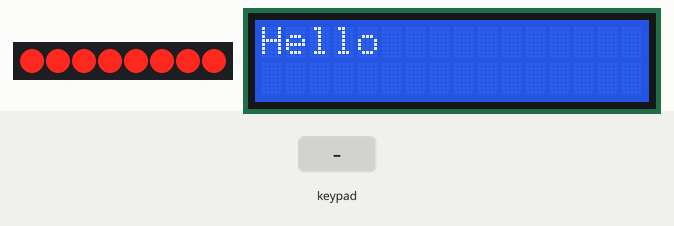
Bench run of a sketch on a simulated Arduino Uno, built with avr-gcc and run on an emulated ATmega328P. Parts: 8 port-expander outputs drawn as a row of LEDs (first output left, lit = HIGH), 16×2 character LCD. Wiring (inferred from the names in the program): 4×3 keypad with keys 1 2 3 4 5 6 7 8 9 * 0 # (labels assumed): rows pin 7, pin 8, pin 9, pin 10; columns pin 11, pin 12, pin 13; PCF8574 port expander at I2C address 0x27. Wiring (inferred from the signals the program sends): row of LEDs: on Q0, Q1, Q2, Q3, Q4, Q5, Q6, Q7. The test bench sets the inputs (shaded band). What the sketch prints to the serial monitor is not drawn.

Above: at 1.2 s.
1.3 s: keypad keys 1 2 # pressed 0.4 s apart
At 2.9 s:
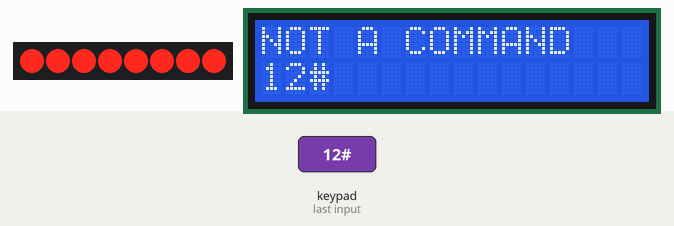
4.0 s: key '*' pressed
At 5.4 s:
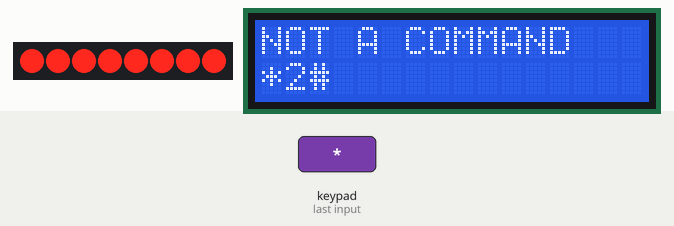
5.7 s: keypad keys 2 5 * pressed 0.4 s apart
At 7.5 s:
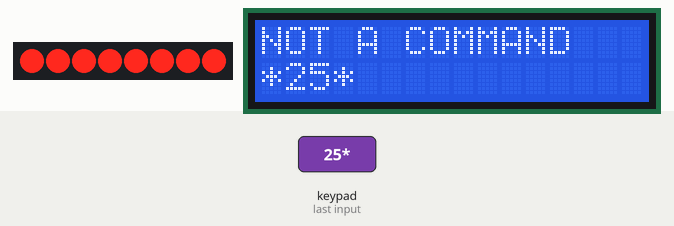
8.4 s: key '#' pressed
At 8.9 s:
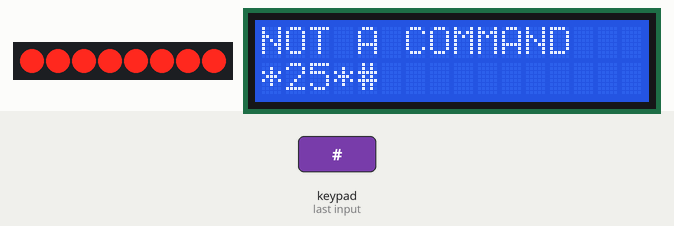
10.1 s: keypad keys 2 5 # pressed 0.4 s apart
At 12.0 s:
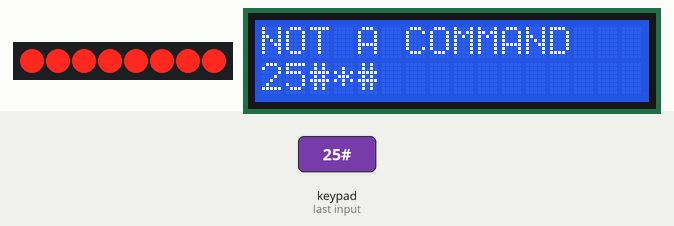
Timing chart, 0 to 13.5 s (numbered marks = the images above; inputs shaded):
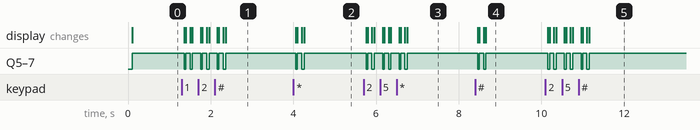

Measured:
- after the input at 1.3 s, Q5–7: HIGH → LOW after 0.06 s, then repeats every 0.40 s: HIGH 0.10 s, LOW 0.06 s, HIGH 0.20 s, LOW 0.04 s, until it stays HIGH from 2.4 s; the display: first changes after 0.06 s (image 1 shows a later state)
- after the input at 4.0 s, Q5–7: alternates HIGH for 0.10 s and LOW for 0.05 s, 4 changes in all, then stays HIGH, starting after 0.06 s; the display: first changes after 0.06 s (image 2 shows a later state)
- after the input at 5.7 s, Q5–7: HIGH → LOW after 0.06 s, then repeats every 0.40 s: HIGH 0.10 s, LOW 0.06 s, HIGH 0.20 s, LOW 0.04 s, until it stays HIGH from 6.8 s; the display: first changes after 0.06 s (image 3 shows a later state)
- after the input at 8.4 s, Q5–7: alternates HIGH for 0.10 s and LOW for 0.05 s, 4 changes in all, then stays HIGH, starting after 0.06 s; the display: first changes after 0.06 s (image 4 shows a later state)
- after the input at 10.1 s, Q5–7: HIGH → LOW after 0.06 s, then repeats every 0.40 s: HIGH 0.10 s, LOW 0.06 s, HIGH 0.20 s, LOW 0.04 s, until it stays HIGH from 11.2 s; the display: first changes after 0.06 s (image 5 shows a later state)

The sketch:

2023_07_03.ino
```cpp
//--------------------------------DEFINIÇÕES INICIAIS DE VARIÁVEIS-----------------------------------

#include <LiquidCrystal.h>
// Display 16x2
const int rs = 6, en = 5, d4 = 4, d5 = 3, d6 = 2, d7 = A0; //configura os pinos que serão usados no display
LiquidCrystal lcd(rs, en, d4, d5, d6, d7);

// Pinos associados ao teclado matricial
const int row_1 = 7;
const int row_2 = 8;
const int row_3 = 9;
const int row_4 = 10;
const int col_1 = 11;
const int col_2 = 12;
const int col_3 = 13;

//Timer 0
int volatile count_ISR =0;

// Declaração das variáveis
int estado; // estado para a máquina de estados
int volatile tempo; // variável auxiliar para debounce
boolean flag_tecla; // flag para informar se identificou tecla
String tecla; // variável para qual tecla foi identificada
String typed = ""; // concatena teclas que foram digitadas

//Arrays
int C[3]; //array para informação das colunas
int Ca[3]; // array para mudança na coluna
int C_ones[3] = {1,1,1}; //array de uns (colunas em nível alto) para comparação
int L[4]; //array para informação das linhas

// Para o sensor de temperatura LM35
const int LM35_pin = A1; // pino para o sensor
int medidaSensor; // variável para medida
float temperatura; // variável para temperatura (medida em mV convertida para Celsius)
boolean flag_temperature; // indica se a temperatura deve ser medida

// Display de 7 segmentos
#include <Wire.h> // importa biblioteca para comunicação via protocolo I2C
unsigned int I2Cvar = 0b00000000; //variável para comunicação via protocolo I2C
int digit_to_display; //numero que sera mostrado em um display específico
//variável para cada um dos dígitos da temperatura medida
int temp1;
int temp2;
int temp3;
int temp4;
int temp_to_save;
String hex_temp;

// EEPROM
int memory_size = 2048;
const byte device_address = 0x50;
unsigned char read_byte;
int count_medidas = 0;
byte firstByte;
byte secondByte;

//--------------------------------------SETUP----------------------------------------
void setup() {
  // configura interrupções periódicas associadas ao timer 0
  configuracao_Timer0();
  sei();// permite interruções

  //Configura pinos do teclado matricial
  // linhas são saídas e colunas são entradas
  pinMode(row_1,OUTPUT);
  pinMode(row_2,OUTPUT);
  pinMode(row_3,OUTPUT);
  pinMode(row_4,OUTPUT);
  pinMode(col_1,INPUT);
  pinMode(col_2,INPUT);
  pinMode(col_3,INPUT);

  // Display 16x2
  lcd.begin (16,2); //inicializa
  lcd.print("Hello"); // printa mensagem inicial
  lcd.setCursor(0, 1); // cursor na segunda linha

  // Interface Serial
  Serial.begin(9600);
  Serial.println("oi");

  // Comunicação via I2C
  Wire.begin();
}

void configuracao_Timer0(){
  /////////////////////////////////////////////////////////////////////////////////////////////////////////////
  // Configuracao Temporizador 0 (8 bits) para gerar interrupcoes periodicas a cada 1.6ms no modo Clear Timer on Compare Match (CTC)
  // Relogio = 16e6 Hz
  // Prescaler = 1024
  // Faixa = 24 (contagem de 0 a OCR0A = 24)
  // Intervalo entre interrupcoes: (Prescaler/Relogio)*Faixa = (1024/16e6)*(24+1) = 1.6ms

  // TCCR0A – Timer/Counter Control Register A
  // COM0A1 COM0A0 COM0B1 COM0B0 – – WGM01 WGM00
  // 0      0      0      0          1     0
  TCCR0A = 0x02;

  // OCR0A – Output Compare Register A
  OCR0A = 24;

  // TIMSK0 – Timer/Counter Interrupt Mask Register
  // – – – – – OCIE0B OCIE0A TOIE0
  // – – – – – 0      1      0
  TIMSK0 = 0x02;

  // TCCR0B – Timer/Counter Control Register B
  // FOC0A FOC0B – – WGM02 CS02 CS01 CS0
  // 0     0         0     1    0    1
  TCCR0B = 0x05;
  ////////////////////////////////////////////////////////////////////////////////////////////
}

ISR(TIMER0_COMPA_vect){// a cada interrupção periódica do timer 0 (a cada 1.6ms)
  count_ISR += 1; // conta número de interrupções do temporizador (número de vezes que entrou nessa função)
  }


void tecla_para_comando(String tecla){
  // Identifica a tecla e printa
  // O display inicia com Hello na primeira linha e dando display
  // dos caracteres digitados na segunda linha

  //Display da tecla identificada
  lcd.print(tecla);

  if(tecla=="#"){
    identify_command();
    typed = "";
  }
  else if(tecla=="*"){
    typed = "";
  }

  else{
    typed += tecla;
  }

  Serial.println(typed);
}

void identify_command(){
  if(typed=="1"){
      Serial.println("reset");
      lcd.setCursor(0, 0);
      lcd.println("                ");
      lcd.setCursor(0, 0);
      lcd.print("RESET   ");
      lcd.setCursor(0, 1);

      erase_eeprom();
  }

  else if(typed=="2"){
      lcd.setCursor(0, 0);
      lcd.println("                ");
      lcd.setCursor(0, 0);
      lcd.print("STATUS");
      lcd.setCursor(0, 1);

      lcd.print(count_medidas/2);
      lcd.print(" med  ");

      lcd.print(1024-count_medidas/2);
      lcd.print(" disp");

  }

  else if(typed=="3"){
      lcd.setCursor(0, 0);
      lcd.println("                ");
      lcd.setCursor(0, 0);
      lcd.print("BEGIN   ");
      lcd.setCursor(0, 1);

      flag_temperature = true;
  }

 else if(typed=="4"){
      lcd.setCursor(0, 0);
      lcd.println("                ");
      lcd.setCursor(0, 0);
      lcd.print("END     ");
      lcd.setCursor(0, 1);

      flag_temperature = false;
  }

 else if(typed=="5"){
      lcd.setCursor(0, 0);
      lcd.println("                ");
      lcd.setCursor(0, 0);
      lcd.print("TRANSFER");
      lcd.setCursor(0, 1);
  }

  else{
      lcd.setCursor(0, 0);
      lcd.println("                ");
      lcd.setCursor(0, 0);
      lcd.print("NOT A COMMAND");
      lcd.setCursor(0, 1);
  }
}

// Função auxiliar que compara arrays e retorna true se todos elementos forem iguais
bool compareArrays(int array1[], int array2[], int size) {
  for (int i = 0; i < size; i++) {
    if (array1[i] != array2[i]) { // caso algum elemento seja diferente
      return false; // retorna false
    }
  }
  return true; // se nenhum elemento foi diferente, retorna true
}

// Função para descobrir qual tecla foi apertada
String descobre_tecla(int Ca[3],int L[4]){
  // Variáveis de entrada são
  // Array L com o estado da linha
  // Array Ca com o estado das colunas no momento da mudança

  // Arrays auxiliares para indicar linhas e colunas específicas
  int arrL1[] = {0,1,1,1};
  int arrL2[] = {1,0,1,1};
  int arrL3[] = {1,1,0,1};
  int arrL4[] = {1,1,1,0};

  int arrCa1[] = {0,1,1};
  int arrCa2[] = {1,0,1};
  int arrCa3[] = {1,1,0};

  // Compara arrays de linha e coluna com os auxiliares para identificar a tecla acionada
  if(compareArrays(L, arrL1,4) && compareArrays(Ca,arrCa1,3)){
    tecla = "1";
  }

  else if(compareArrays(L, arrL1,4) && compareArrays(Ca,arrCa2,3)){
    tecla = "2";
  }

  else if(compareArrays(L, arrL1,4) && compareArrays(Ca,arrCa3,3)){
    tecla = "3";
  }

  else if(compareArrays(L, arrL2,4) && compareArrays(Ca,arrCa1,3)){
    tecla = "4";
  }

  else if(compareArrays(L, arrL2,4) && compareArrays(Ca,arrCa2,3)){
    tecla = "5";
  }

  else if(compareArrays(L, arrL2,4) && compareArrays(Ca,arrCa3,3)){
    tecla = "6";
  }

  else if(compareArrays(L, arrL3,4) && compareArrays(Ca,arrCa1,3)){
    tecla = "7";
  }

  else if(compareArrays(L, arrL3,4) && compareArrays(Ca,arrCa2,3)){
    tecla = "8";
  }

  else if(compareArrays(L, arrL3,4) && compareArrays(Ca,arrCa3,3)){
    tecla = "9";
  }

  else if(compareArrays(L, arrL4,4) && compareArrays(Ca,arrCa1,3)){
    tecla = "*";
  }

  else if(compareArrays(L, arrL4,4) && compareArrays(Ca,arrCa2,3)){
    tecla = "0";
  }

  else if(compareArrays(L, arrL4,4) && compareArrays(Ca,arrCa3,3)){
    tecla = "#";
  }

  return tecla;
}

// O endereço pode variar de 0 a 2048 para o AT24C16, e o tipo "int"
// representa um inteiro de 16-bits, logo, é possível acomodar todo o
// intervalo de valores necessário

// Já para o dado, por ser 8 bits (0 a 255) podemos usar o tipo "char"
void write_eeprom(unsigned int address, unsigned char data){
    // 3 bits menos significativos do device address são os 3 mais significativos
    // do endereço no qual se quer escrever
    byte device_address_mask = device_address | ((address >> 8) & 0x07);
    // ao criar uma variável do tipo byte, estamos selecionando os 8 bits menos significativos
    // conforme desejado
    byte word_address       = address;

    // Operação de escrita usando a biblioteca Wire
    Wire.beginTransmission(device_address_mask);
    Wire.write(word_address);
    Wire.write(data);
    Wire.endTransmission();

}

void erase_eeprom(){
  for (int i = 0; i < memory_size; i++){
    write_eeprom(i, 0);
  }
}

unsigned char read_eeprom(unsigned int address){
    byte rdata;

    // 3 bits menos significativos do device address são os 3 mais significativos
    // do endereço do qual se quer ler
    byte device_address_mask = device_address | ((address >> 8) & 0x07);
    // ao criar uma variável do tipo byte, estamos selecionando os 8 bits menos significativos
    // conforme desejado
    byte word_address        = address;

    // Operação de escrita (para o endereço) usando a biblioteca Wire
    Wire.beginTransmission(device_address_mask);
    Wire.write(word_address);
    Wire.endTransmission();
    // Operação de leitura (do endereço especificado acima) usando a biblioteca Wire
    Wire.requestFrom(int(device_address_mask), 1);
    if (Wire.available()) {
        rdata = Wire.read();
    }
    return rdata;
}

void seleciona_display(String display){
  //atualiza valor de I2Cvar de modo a selecionar o display desejado (obs: display ativo em baixo)
  //P3 a P1 em alto pra mascara do número funcionar

  if(display=="D1"){
  I2Cvar = 0b11101111;
  }

  else if(display=="D2"){
  I2Cvar = 0b11011111;
  }

  else if(display=="D3"){
  I2Cvar = 0b10111111;
  }

  else if(display=="D4"){
  I2Cvar = 0b01111111;
  }
}

void seleciona_numero(int numero){
  // máscara para atualizar variável e mostrar o número desejado no display
  // P4 a P7 em alto para não influenciar no display escolhido
  if(numero==0){
  I2Cvar= I2Cvar & 0b11110000;
  }

  else if(numero==1){
  I2Cvar= I2Cvar & 0b11110001;
  }

  else if(numero==2){
  I2Cvar= I2Cvar & 0b11110010;
  }

  else if(numero==3){
  I2Cvar= I2Cvar & 0b11110011;
  }

  else if(numero==4){
  I2Cvar= I2Cvar & 0b11110100;
  }

  else if(numero==5){
  I2Cvar= I2Cvar & 0b11110101;
  }

  else if(numero==6){
  I2Cvar= I2Cvar & 0b11110110;
  }

  else if(numero==7){
  I2Cvar= I2Cvar & 0b11110111;
  }

  else if(numero==8){
  I2Cvar= I2Cvar & 0b11111000;
  }

  else if(numero==9){
  I2Cvar= I2Cvar & 0b11111001;
  }

}

void numero_para_display(int digito){
    // seleciona o digito display e realiza a comunicação via protocolo I2C
    seleciona_numero(digito);
    Wire.beginTransmission(39); // endereço do PCF (pinos A0 a A2 estão conectados ao Vcc)
    Wire.write(I2Cvar);
    Wire.endTransmission();
}

void display_temperatura(int temperatura){
  // display da temperatura medida
  // chama função que seleciona o número a ser transmitido e transmite via I2C
  // um dos displays é acionado de cada vez, mas dado a velocidade parece que todos estão ativos
  // ao mesmo tempo

  //primeiro dígito
  temp1 = (temperatura / 1U) % 10; ;
  seleciona_display("D4"); //seleciona D4
  numero_para_display(temp1); //mascara para mostrar numero

  //segundo dígito
  temp2 = (temperatura / 10U) % 10; ;
  seleciona_display("D3"); //seleciona D3
  numero_para_display(temp2); //mascara para mostrar numero

  //terceiro dígito
  temp3 = (temperatura / 100U) % 10; ;
  seleciona_display("D2"); //seleciona D2
  numero_para_display(temp3); //mascara para mostrar numero

  //quarto dígito
  temp4 = (temperatura / 1000U) % 10; ;
  seleciona_display("D1"); //seleciona D1
  numero_para_display(temp4); //mascara para mostrar numero
}

void mede_temp(){

    if(count_ISR > 1250){ // a cada 2s
    // Leitura de temperatura
    // Vout (sensor) = 10 mv C / T
    // V (entrada ADC) = 5/1024 * Vout (1024 = 2^10 porque temos 10 bits)
    // Temperatura = 5/1024 * Vout / 10mV = Vout/1024*500

    int medidaSensor = analogRead(LM35_pin); // lê valor do sensor
    // converte valor de mV para Celsius
    // multiplica por 100 para visualização no display
    temperatura = (medidaSensor/1024.0) * 500*100;
    count_ISR = 0; // zera contador da interrupção

    // temperatura a ser salva tem apenas 1 dígito decimal
    temp_to_save = temperatura;
    temp_to_save = temp_to_save/=100;

    // separa em byte menos e mais significativo
    firstByte = temp_to_save % 256;
    secondByte = temp_to_save / 256;

    // salva nos próximos dois endereços
    write_eeprom(count_medidas,firstByte);
    count_medidas += 1;
    write_eeprom(count_medidas,secondByte);

    // incrementa contador das medições
    count_medidas += 1;
  }
}

void loop() {
  // Máquina de estados que realiza varredura para identificar quando uma tecla foi apertada,
  // debounce, e display da tecla no LCD 16x2
  switch(estado){
      case 0: // estado 0
        // L = [0111] => primeira linha como baixo

        // lê valores das colunas
        C[0] = digitalRead(col_1);
        C[1] = digitalRead(col_2);
        C[2] = digitalRead(col_3);

        // caso todas colunas estejam em alto
        if(compareArrays(C, C_ones,3)==1){
          estado = 1; // vai para o próximo estado
          // L = [1011] => segunda linha como baixo
          digitalWrite(row_1,HIGH);
          digitalWrite(row_2,LOW);
          digitalWrite(row_3,HIGH);
          digitalWrite(row_4,HIGH);
        }

        // caso contrário, salva o estado das colunas em Ca
        // e avança para o estado 4
        else{
        Ca[0] = digitalRead(col_1);
        Ca[1] = digitalRead(col_2);
        Ca[2] = digitalRead(col_3);
        estado = 4;
        }

      if(flag_temperature){
        mede_temp();
      }

      display_temperatura(temperatura);
    	break;

      case 1:
    	  // L = [1011] => segunda linha como baixo
        C[0] = digitalRead(col_1);
        C[1] = digitalRead(col_2);
        C[2] = digitalRead(col_3);

        // caso todas colunas estejam em alto
        if(compareArrays(C, C_ones,3)==1){
          estado = 2; // vai para o próximo estado
          // L = [1101] => terceira linha como baixo
          digitalWrite(row_1,HIGH);
          digitalWrite(row_2,HIGH);
          digitalWrite(row_3,LOW);
          digitalWrite(row_4,HIGH);
        }

        // caso contrário, salva o estado das colunas em Ca
        // e avança para o estado 4
        else{
        Ca[0] = digitalRead(col_1);
        Ca[1] = digitalRead(col_2);
        Ca[2] = digitalRead(col_3);
        estado = 4;
        }
      if(flag_temperature){
        mede_temp();
      }
      display_temperatura(temperatura);
    	break;

      case 2:
        // L = [1101] => terceira linha como baixo
        C[0] = digitalRead(col_1);
        C[1] = digitalRead(col_2);
        C[2] = digitalRead(col_3);

        // caso todas colunas estejam em alto
        if(compareArrays(C, C_ones,3)==1){
          estado = 3; // vai para o próximo estado
          // L = [1110] => quarta linha como baixo
          digitalWrite(row_1,HIGH);
          digitalWrite(row_2,HIGH);
          digitalWrite(row_3,HIGH);
          digitalWrite(row_4,LOW);
        }

        // caso contrário, salva o estado das colunas em Ca
        // e avança para o estado 4
        else{
        Ca[0] = digitalRead(col_1);
        Ca[1] = digitalRead(col_2);
        Ca[2] = digitalRead(col_3);
        estado = 4;
        }
      if(flag_temperature){
        mede_temp();
      }
      display_temperatura(temperatura);
    	break;

      case 3:
    	  // L = [1110] => quarta linha como baixo
        C[0] = digitalRead(col_1);
        C[1] = digitalRead(col_2);
        C[2] = digitalRead(col_3);

        // caso todas colunas estejam em alto
        if(compareArrays(C, C_ones,3)==1){
          estado = 0;
          // L = [0111] => primeira linha como baixo
          digitalWrite(row_1,LOW);
          digitalWrite(row_2,HIGH);
          digitalWrite(row_3,HIGH);
          digitalWrite(row_4,HIGH);
        }

        // caso contrário, salva o estado das colunas em Ca
        // e avança para o estado 4
        else{
        Ca[0] = digitalRead(col_1);
        Ca[1] = digitalRead(col_2);
        Ca[2] = digitalRead(col_3);

        estado = 4;
        }
      if(flag_temperature){
        mede_temp();
      }
      display_temperatura(temperatura);
    	break;

      case 4:
        // estado intermediário quando alguma mudança foi identificada
        estado = 5; // vai para o estado 5 realizar o debounce
    	break;

      case 5:
        // estado para o debounce
        tempo = count_ISR; // salva valor do contador das interrupções do timer 0
        while(count_ISR < tempo+30){ // espera esse valor incrementar 30 (~50ms)
        // para checar se a mudança realmente ocorreu
        }

        // se tecla realmente foi apertada
        if(compareArrays(C, Ca,3)==1){
          estado = 6; // vai para o estado 6
          }

        // se tecla não foi apertada
        else if(compareArrays(C, Ca,3) == 0){
          estado = 0; // retorna para a varredura
          }
      if(flag_temperature){
        mede_temp();
      }
    	display_temperatura(temperatura);
      break;

      case 6:
    	// estado quando uma mudança foi identificada
      // e é preciso identificar qual foi a tecla apertada

      // salva estado das linhas
      L[0] = digitalRead(row_1);
      L[1] = digitalRead(row_2);
      L[2] = digitalRead(row_3);
      L[3] = digitalRead(row_4);

      // chama função para identificar qual a tecla
      tecla = descobre_tecla(Ca,L);
      // flag que indica que uma tecla foi identificada
      flag_tecla = 1;
      estado = 7; // avança para o próximo estado
      if(flag_temperature){
        mede_temp();
      }
      display_temperatura(temperatura);
    	break;

      case 7:
    	  // lê estado das colunas
        C[0] = digitalRead(col_1);
        C[1] = digitalRead(col_2);
        C[2] = digitalRead(col_3);

        // se todas retornaram para o nível alto vai para o estado 8
        if(compareArrays(C, C_ones,3)==1){
          estado = 8;
        }
        // se tecla ainda está apertada permanece nesse estado
        if(compareArrays(C, C_ones,3) == 0){
          estado = 7;
        }
      if(flag_temperature){
        mede_temp();
      }
      display_temperatura(temperatura);
    	break;

      case 8:
    	  // Debounce análogo ao estado 5
        // com o objetivo de identificar se a tecla foi solta
        tempo = count_ISR; // salva valor do contador das interrupções do timer 0
        while(count_ISR < tempo+30){ // espera esse valor incrementar 30 (~50ms)
        // para checar se a mudança realmente ocorreu
        }

        // se tecla foi solta
        if(compareArrays(C, C_ones,3)==1){
          tecla_para_comando(tecla); // mostra valor da tecla no display
          estado = 0; // retorna para a varredura
          }

        // se tecla não foi solta
        if(compareArrays(C, C_ones,3) == 0){
          estado = 7; // retorna para o estado anterior
          }
      if(flag_temperature){
        mede_temp();
      }
      display_temperatura(temperatura);
    	break;
  }

}
```
